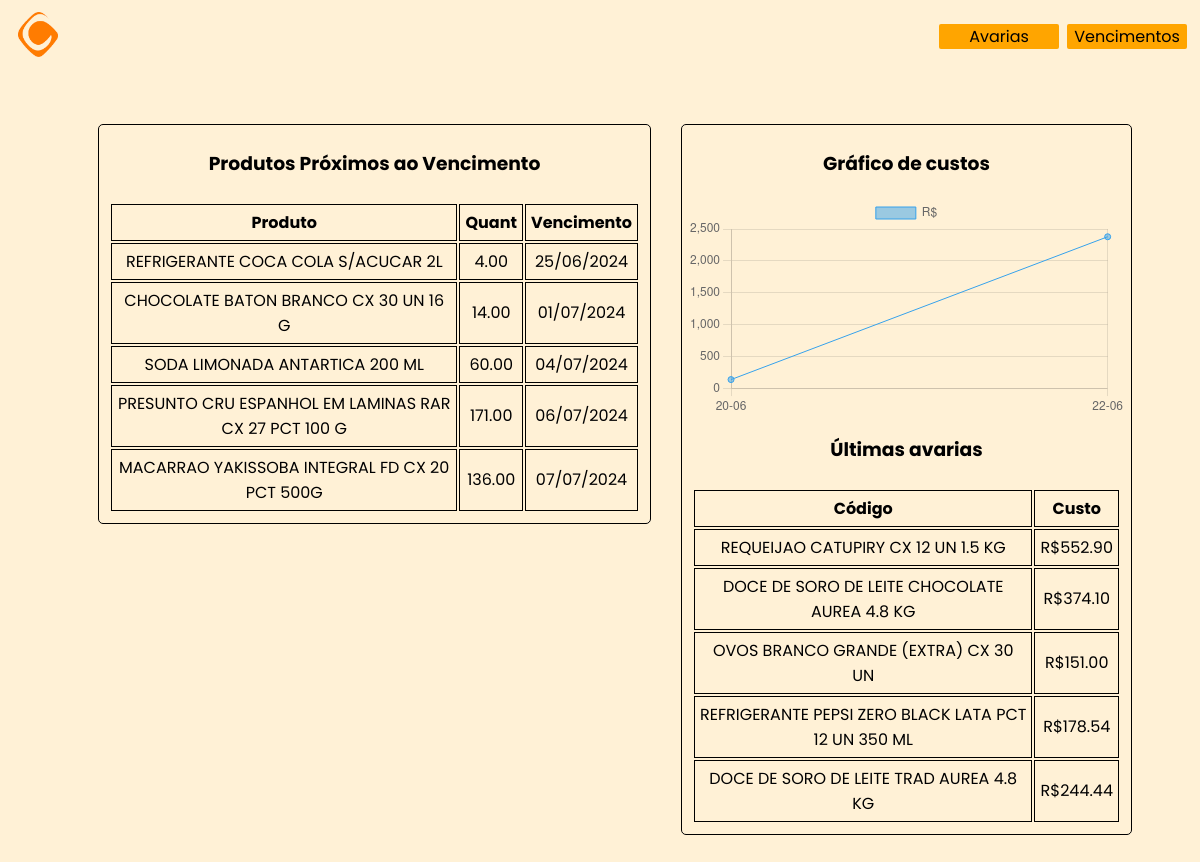
The page / on the database its author committed.
### app/main.py (models this page shows)
class Produto_Vencimento(db.Model):
    id = db.Column(db.Integer, primary_key=True)
    codigo_do_produto = db.Column(db.Integer, nullable=False)
    nome_do_produto = db.Column(db.String(300), nullable=False)
    quantidade = db.Column(db.DECIMAL(10, 2), nullable=False)
    data_de_vencimento = db.Column(db.Date)
    data_de_insercao = db.Column(db.Date)
    criador = db.Column(db.String(300), nullable=True)

class Produto_Avaria(db.Model):
    id = db.Column(db.Integer, primary_key=True)
    codigo_do_produto = db.Column(db.Integer, nullable=False)
    nome_do_produto = db.Column(db.String(300), nullable=False)
    preco_do_produto = db.Column(db.DECIMAL(10, 2), nullable=False)
    quantidade = db.Column(db.DECIMAL(10, 2), nullable=False)
    preco_total = db.Column(db.DECIMAL(10, 2), nullable=False)
    data_de_insercao = db.Column(db.Date)
    criador = db.Column(db.String(300), nullable=True)
    tipodeavaria = db.Column(db.String(300), nullable=True)
    cozinha = db.Column(db.String(300), nullable=True)

### app/main.py (the view)
@app.route('/')
def index():
    db.create_all()
    start_date = primeiro_dia_mes()
    end_date = ultimo_dia_mes()
    avarias = db.session.query(
        Produto_Avaria.data_de_insercao,
        func.sum(Produto_Avaria.preco_total).label('total_value')
    )
    if start_date:
        avarias = avarias.filter(Produto_Avaria.data_de_insercao >= start_date)
    if end_date:
        avarias = avarias.filter(Produto_Avaria.data_de_insercao <= end_date)
    results = avarias.group_by(Produto_Avaria.data_de_insercao).all()
    dates = [result.data_de_insercao.strftime('%d-%m') for result in results]
    total_values = [result.total_value for result in results]
    dez_itens = Produto_Avaria.query.order_by(
        Produto_Avaria.data_de_insercao.desc()).limit(5).all()
    dez_vencimentos = Produto_Vencimento.query.order_by(
        Produto_Vencimento.data_de_insercao.desc()).limit(5).all()
    return render_template('index.html', dates=dates, total_values=total_values, dez_itens=dez_itens, dez_vencimentos=dez_vencimentos)

### app/main.py (called while the page is built)
def data_agora():
    agora = datetime.now().date()
    return agora

def primeiro_dia_mes():
    primeiro_dia_mes = data_agora().replace(day=1)
    return primeiro_dia_mes

def ultimo_dia_mes():
    ultimo_dia_mes = data_agora().replace(day=calendar.monthrange(data_agora().year, data_agora().month)[1])
    return ultimo_dia_mes

### app/templates/index.html (shortened to what this page needs)
{% extends "template.html" %}
{% block content %}
<div>
<div class="resumo">
<div class="resumoavarias">
    <h3>Produtos Próximos ao Vencimento</h3>
    <table class="dez_itens">
        <tr>
            <th>Produto</th>
            <th>Quant</th>
            <th>Vencimento</th>
        </tr>
        {% for i in dez_vencimentos %}
        <tr>
            <td>{{ i.nome_do_produto }}</td>
            <td>{{ i.quantidade }}</td>
            <td>{{  i.data_de_vencimento.strftime('%d/%m/%Y') }}</td>
        </tr>
        {% endfor %}
    </table>
</div>
<div class="resumoavarias">
<h3>Gráfico de custos</h3>
<canvas id="myChart2"></canvas>
    <h3>Últimas avarias</h3>
    <table class="dez_itens">
        <tr>
            <th>Código</th>
            <th>Custo</th>
        </tr>
        {% for i in dez_itens %}
        <tr>
            <td>{{ i.nome_do_produto }}</td>
            <td>R${{  i.preco_total }}</td>
        </tr>
        {% endfor %}
    </table>
</div>
<script>
  const ctx = document.getElementById('myChart');
  const ctx2 = document.getElementById('myChart2');
  new Chart(ctx, {
    type: 'line',
    data: {
      labels: {{ dates | tojson }},
      datasets: [{
        label: 'R$',
        data: {{ total_values | tojson }},
        borderWidth: 1
      }]
    },
    options: {
      scales: {
        y: {
          beginAtZero: false
        }
      }
    }
  });
new Chart(ctx2, {
    type: 'line',
    data: {
      labels: {{ dates | tojson }},
      datasets: [{
        label: 'R$',
        data: {{ total_values | tojson }},
        borderWidth: 1
      }]
    },
    options: {
      scales: {
        y: {
          beginAtZero: true
        }
      }
    }
  });
</script>
</div>
{% endblock %}

### app/static/style.css (style rules this page uses)
html { background: rgba(255, 165, 0, 0.16); font-family: 'Poppins', sans-serif; }
table, th, td { padding: 5px 5px; border: 1px solid; }
.resumoavarias { border: solid 1px; width: fit-content; padding: 5px 5px 5px 5px; border-radius: 5px; margin: auto; text-align: justify; margin-top: 0; }
.resumo { display: flex; justify-content: center; text-align: center; padding: 10px; }
.dez_itens { border: 0px #ffcc77 solid; text-align: center; margin: auto; }

### app/templates/index.html (style rules this page uses)
h3 { text-align: center ; }
.resumoavarias { margin-left: 30px; }

### rows shown on the page
Produto_Vencimento: nome_do_produto "REFRIGERANTE COCA COLA S/ACUCAR 2L", quantidade "4.00", data_de_vencimento "25/06/2024"
Produto_Vencimento: nome_do_produto "CHOCOLATE BATON BRANCO CX 30 UN 16 G", quantidade "14.00", data_de_vencimento "01/07/2024"
Produto_Vencimento: nome_do_produto "SODA LIMONADA ANTARTICA 200 ML", quantidade "60.00", data_de_vencimento "04/07/2024"
Produto_Vencimento: nome_do_produto "PRESUNTO CRU ESPANHOL EM LAMINAS RAR CX 27 PCT 100 G", quantidade "171.00", data_de_vencimento "06/07/2024"
Produto_Vencimento: nome_do_produto "MACARRAO YAKISSOBA INTEGRAL FD CX 20 PCT 500G", quantidade "136.00", data_de_vencimento "07/07/2024"
Produto_Avaria: nome_do_produto "REQUEIJAO CATUPIRY CX 12 UN 1.5 KG", preco_total "552.90"
Produto_Avaria: nome_do_produto "DOCE DE SORO DE LEITE CHOCOLATE AUREA 4.8 KG", preco_total "374.10"
Produto_Avaria: nome_do_produto "OVOS BRANCO GRANDE (EXTRA) CX 30 UN", preco_total "151.00"
Produto_Avaria: nome_do_produto "REFRIGERANTE PEPSI ZERO BLACK LATA PCT 12 UN 350 ML", preco_total "178.54"
Produto_Avaria: nome_do_produto "DOCE DE SORO DE LEITE TRAD AUREA 4.8 KG", preco_total "244.44"

### other values the page prints
chart data {{ dates | tojson }} ["20-06", "22-06"]
chart data {{ total_values | tojson }} ["133.70", "2377.98"]
